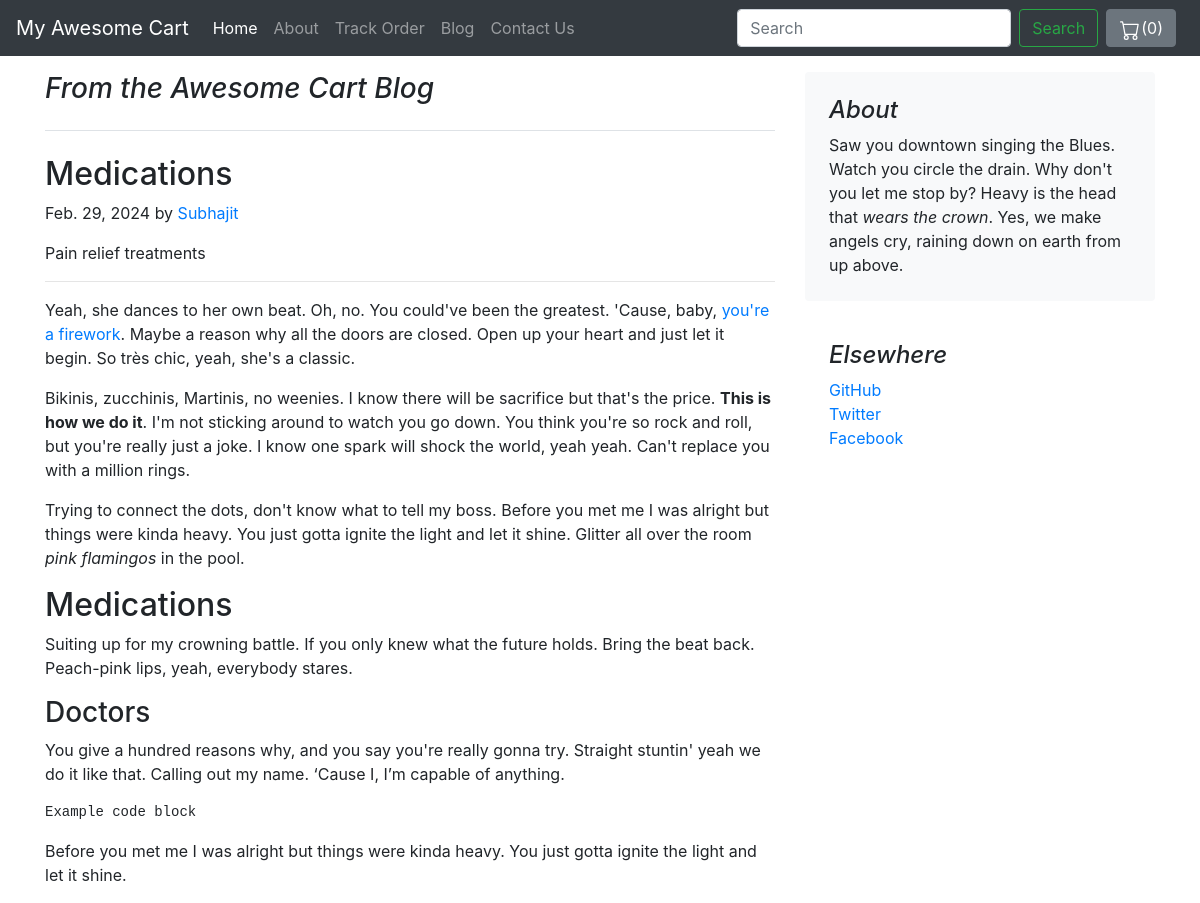
The app's page /blog/blogpost/2 with its own data.
### blog/models.py (models this page shows, shortened)
class Blogpost(models.Model):
    post_id = models.AutoField(primary_key=True)
    title = models.CharField(max_length=50)
    head0 = models.CharField(max_length=500,default="")
    chead0 = models.CharField(max_length=5000,default="")
    head1 = models.CharField(max_length=500,default="")
    chead1 = models.CharField(max_length=5000,default="")
    head2 = models.CharField(max_length=500,default="")
    chead2 = models.CharField(max_length=5000,default="")
    pub_date = models.DateField()
    thumbnail = models.ImageField(upload_to='blog/images',default="")

### blog/views.py (the view)
# urls.py: path('blogpost/<int:id>',views.blogpost,name="blogpost"),
def blogpost(request,id):
    blog=Blogpost.objects.filter(post_id=id)
    if len(blog)>0:
        return render(request,'blog/blogpost.html',{'blog':blog})
    else:
        return HttpResponse('Oops! Sorry You Are In a Wrong way')

### blog/templates/blog/blogpost.html (shortened to what this page needs)
{% extends 'shop/basic.html' %}
{% block body %}
<div class="container mt-3">
  <div class="row">
    <div class="col-md-8 blog-main">
      <h3 class="pb-4 mb-4 font-italic border-bottom">
        From the Awesome Cart Blog
      </h3>
      <div class="blog-post">
        <h2 class="blog-post-title">{{blog.0.title}}</h2>
        <p class="blog-post-meta">{{blog.0.pub_date}} by <a href="#">Subhajit</a></p>
        <p>{{blog.0.head0}}</p>
        <hr>
        <p>Yeah, she dances to her own beat. Oh, no. You could've been the greatest. 'Cause, baby, <a href="#">you're a firework</a>. Maybe a reason why all the doors are closed. Open up your heart and just let it begin. So très chic, yeah, she's a classic.</p>
        <blockquote>
          <p>Bikinis, zucchinis, Martinis, no weenies. I know there will be sacrifice but that's the price. <strong>This is how we do it</strong>. I'm not sticking around to watch you go down. You think you're so rock and roll, but you're really just a joke. I know one spark will shock the world, yeah yeah. Can't replace you with a million rings.</p>
        </blockquote>
        <p>Trying to connect the dots, don't know what to tell my boss. Before you met me I was alright but things were kinda heavy. You just gotta ignite the light and let it shine. Glitter all over the room <em>pink flamingos</em> in the pool. </p>
        <h2>{{blog.0.head1}}</h2>
        <p>Suiting up for my crowning battle. If you only knew what the future holds. Bring the beat back. Peach-pink lips, yeah, everybody stares.</p>
        <h3>{{blog.0.head2}}</h3>
        <p>You give a hundred reasons why, and you say you're really gonna try. Straight stuntin' yeah we do it like that. Calling out my name. ‘Cause I, I’m capable of anything.</p>
        <pre><code>Example code block</code></pre>
        <p>Before you met me I was alright but things were kinda heavy. You just gotta ignite the light and let it shine.</p>
      </div>
    </div>
    <aside class="col-md-4 blog-sidebar">
      <div class="p-4 mb-3 bg-light rounded">
        <h4 class="font-italic">About</h4>
        <p class="mb-0">Saw you downtown singing the Blues. Watch you circle the drain. Why don't you let me stop by? Heavy is the head that <em>wears the crown</em>. Yes, we make angels cry, raining down on earth from up above.</p>
      </div>
      <div class="p-4">
        <h4 class="font-italic">Elsewhere</h4>
        <ol class="list-unstyled">
          <li><a href="#">GitHub</a></li>
          <li><a href="#">Twitter</a></li>
          <li><a href="#">Facebook</a></li>
        </ol>
      </div>
    </aside>
  </div>
</div>
{% endblock %}

### records on screen
Blogpost: title "Medications", pub_date "Feb. 29, 2024", head0 "Pain relief treatments", head1 "Medications", head2 "Doctors"
